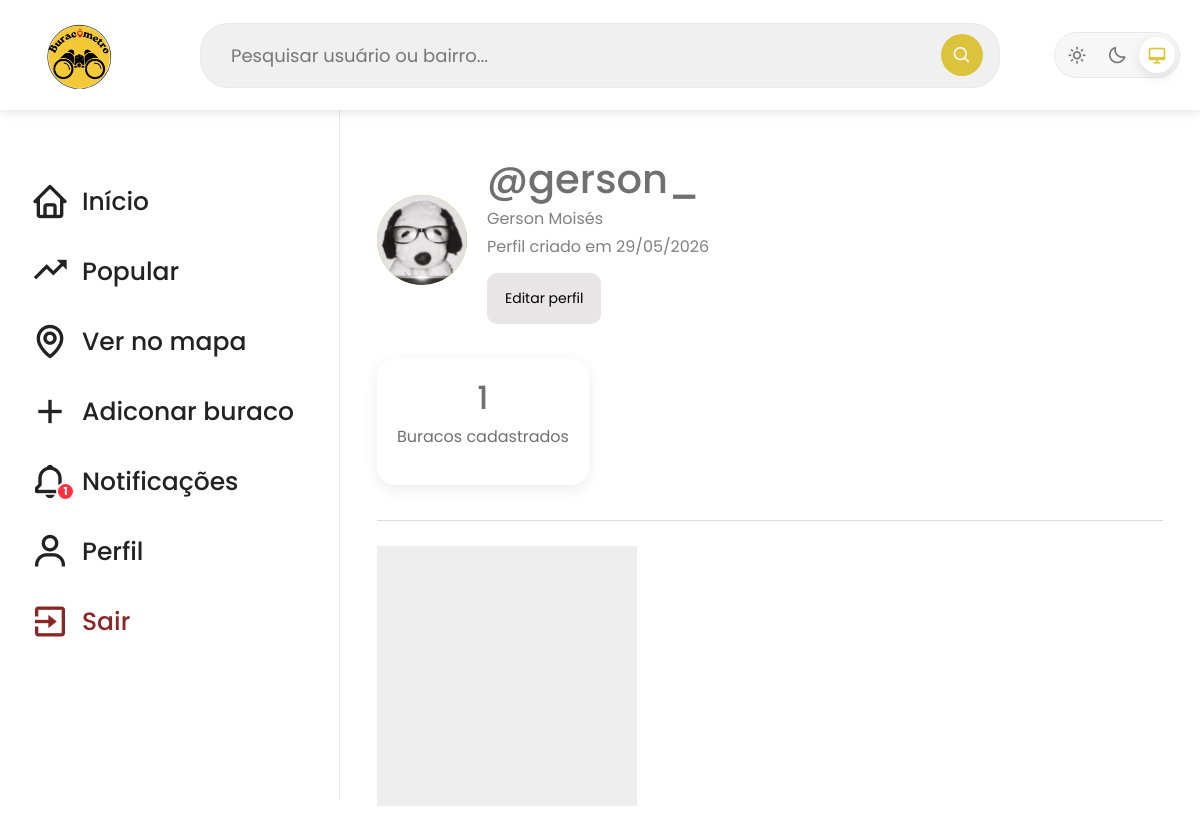
The app's page /perfil/ (signed in) with its own data.
### usuarios/models.py (models this page shows, shortened)
class CustomUser(AbstractUser):
    date_of_birth = models.DateField(null=True, blank=True)
    name = models.CharField(max_length=255, null=True, blank=True)
    foto = models.ImageField(upload_to='perfis/', null=True, blank=True)
    postagens_removidas_por_reporte = models.PositiveIntegerField(default=0)
    objects = UserManager()
    @property
    def verificado(self):
        if self.is_staff or self.is_superuser or self.postagens_removidas_por_reporte > 0:
            return False
        from buracos.models import Buraco
        buracos = Buraco.objects.filter(usuario=self)
        return (
            buracos.count() >= 5
            and buracos.filter(status=Buraco.STATUS_ARRUMADO).exists()
        )

### buracos/models.py (models this page shows, shortened)
class Buraco(models.Model):
    STATUS_NAO_ARRUMADO = "nao_arrumado"
    STATUS_EM_OBRA = "em_obra"
    STATUS_ARRUMADO = "arrumado"
    STATUS_CHOICES = [
        (STATUS_NAO_ARRUMADO, "Ainda nao foi arrumado"),
        (STATUS_EM_OBRA, "Em obra"),
        (STATUS_ARRUMADO, "Ja arrumado"),
    ]
    titulo = models.CharField(max_length=255)
    descricao = models.TextField()
    local = models.CharField(max_length=255)
    endereco = models.CharField(max_length=255)
    url_imagem = models.URLField(blank=True, null=True)
    imagem = models.ImageField(upload_to='buracos/', null=True, blank=True)
    tamanho = models.SmallIntegerField(default=1)
    status = models.CharField(
        max_length=20,
        choices=STATUS_CHOICES,
        default=STATUS_NAO_ARRUMADO
    )
    data_atual = models.DateTimeField(auto_now_add=True)
    created_at = models.DateTimeField(auto_now_add=True)  # Data e hora de criação (preenchido automaticamente)
    updated_at = models.DateTimeField(auto_now=True)  # Data e hora de última atualização (atualizado automaticamente)
    usuario = models.ForeignKey(settings.AUTH_USER_MODEL, on_delete=models.CASCADE, null=True, blank=True)
    @property
    def tamanho_nome(self):
        tamanhos = {
            1: "Pequeno",
            2: "Médio",
            3: "Grande",
            4: "Gigante",
        }
        return tamanhos.get(self.tamanho, "Pequeno")
    @property
    def status_nome(self):
        return dict(self.STATUS_CHOICES).get(self.status, "Ainda nao foi arrumado")
    @property
    def status_classe(self):
        return self.status.replace("_", "-")
    class Meta:
        indexes = [
            models.Index(fields=["-created_at"], name="buraco_created_idx"),
            models.Index(fields=["status", "-created_at"], name="buraco_status_created_idx"),
            models.Index(fields=["usuario", "-created_at"], name="buraco_usuario_created_idx"),
        ]

### usuarios/views.py (the view)
# urls.py: path('perfil/', perfilView, name='perfilView'),
@login_required
def perfilView(request):
    usuario = request.user
    total_buracos = Buraco.objects.filter(usuario=usuario).count()
    buracos = Buraco.objects.filter(usuario=usuario).select_related("usuario").prefetch_related(
        "likes",
        "comentarios__usuario",
        "comentarios__likes",
        "comentarios__respostas__usuario",
        "comentarios__respostas__likes",
    ).order_by('-created_at')[:PERFIL_LIMIT]
    buracos = list(buracos)
    buracos_curtidos = set()
    if buracos:
        buracos_curtidos = set(
            Like.objects
            .filter(usuario=request.user, buraco_id__in=[buraco.id for buraco in buracos])
            .values_list("buraco_id", flat=True)
        )
    for buraco in buracos:
        buraco.curtido = buraco.id in buracos_curtidos
    return render(request, 'usuarios/perfil.html', {
        'usuario': usuario,
        'buracos': buracos,
        'total_buracos': total_buracos,
    })

### paginas/templatetags/cloudinary_images.py (called while the page is built)
def _cloudinary_transform(url, transformation):
    if not url:
        return ""
    url = str(url)
    if "res.cloudinary.com" not in url or "/upload/" not in url:
        return url
    if f"/upload/{transformation}/" in url:
        return url
    return url.replace("/upload/", f"/upload/{transformation}/", 1)

@register.filter
def cloudinary_feed(url):
    return _cloudinary_transform(url, "f_auto,q_auto,c_limit,w_1100")

@register.filter
def cloudinary_thumb(url):
    return _cloudinary_transform(url, "f_auto,q_auto,c_fill,w_420,h_420")

@register.filter
def cloudinary_avatar(url):
    return _cloudinary_transform(url, "f_auto,q_auto,c_fill,g_face,w_160,h_160")

### principal/context_processors.py (called while the page is built)
def notificacoes_nao_lidas(request):
    if not request.user.is_authenticated:
        return {"notificacoes_nao_lidas": 0}
    return {
        "notificacoes_nao_lidas": Notificacao.objects.filter(
            destinatario=request.user,
            lida=False
        ).count()
    }

### usuarios/templates/usuarios/perfil.html (shortened to what this page needs)
{% extends 'principal/principal.html' %}
{% load static cloudinary_images %}
{% block content %}
<div class="perfil-container">
    <div class="perfil-header">
        <div class="perfil-avatar">
            {% if usuario.foto %}
                <img src="{{ usuario.foto.url|cloudinary_avatar }}" alt="Foto de perfil">
            {% else %}
                {{ usuario.username|slice:":1"|upper }}
            {% endif %}
        </div>
        <div>
            <h1>
                @{{ usuario.username }}
            </h1>
            <p>{{ usuario.name }}</p>
            <p>
                Perfil criado em {{ usuario.date_joined|date:"d/m/Y" }}
            </p>
            <a href="{% url 'editarPerfilView' %}" class="btn-editar-perfil">
                Editar perfil
            </a>
        </div>
    </div>
    <div class="perfil-stats">
        <div class="stat-card">
            <h2>{{ total_buracos }}</h2>
            <p>Buracos cadastrados</p>
        </div>
    </div>
    <hr>
    <div class="explorar-grid perfil-grid">
    {% for buraco in buracos %}
        <a
            href="{% url 'detalheBuracoView' buraco.id %}"
            class="explorar-item"
            data-index="{{ forloop.counter0 }}"
            data-id="{{ buraco.id }}"
            data-descricao="{{ buraco.descricao }}"
            data-tamanho="{{ buraco.tamanho_nome }}"
            data-status-valor="{{ buraco.status }}"
            data-status="{{ buraco.status_nome }}"
            data-status-classe="{{ buraco.status_classe }}"
            data-likes="{{ buraco.likes.count }}"
            data-comentarios="{{ buraco.comentarios.count }}"
            data-curtido="{% if buraco.curtido %}true{% else %}false{% endif %}"
            data-username="{{ usuario.username }}"
            data-nome="{{ usuario.name }}"
            data-admin="{% if usuario.is_staff or usuario.is_superuser %}true{% else %}false{% endif %}"
            data-verificado="{% if usuario.verificado %}true{% else %}false{% endif %}"
            data-imagem-url="{% if buraco.imagem %}{{ buraco.imagem.url|cloudinary_feed }}{% endif %}"
            data-endereco="{{ buraco.endereco }}"
            data-like-url="{% url 'curtirBuraco' buraco.id %}"
            data-comentar-url="{% url 'comentarBuraco' buraco.id %}"
            data-reportar-url="{% url 'reportarBuraco' buraco.id %}"
            data-status-url="{% url 'atualizarStatusBuraco' buraco.id %}"
            data-excluir-url="{% url 'excluirBuraco' buraco.id %}"
            data-pode-excluir="true">
            {% if buraco.imagem %}
                <img src="{{ buraco.imagem.url|cloudinary_thumb }}" alt="{{ buraco.titulo }}" loading="lazy" decoding="async">
            {% elif buraco.url_imagem %}
                <img src="{% static 'image-users/' %}{{ buraco.url_imagem }}" alt="{{ buraco.titulo }}" loading="lazy" decoding="async">
            {% endif %}
        </a>
        {% empty %}
            <p class="empty-feed">Você ainda não cadastrou nenhum buraco.</p>
        {% endfor %}
    </div>
</div>
{% endblock %}

### paginas/static/paginas/css/principal.css (style rules this page uses)
* { font-family: "Poppins", sans-serif; margin:0; padding: 0; box-sizing: border-box; }
:root { --espacamanto-conteudo: 50px; --body-color:#ffffff; --sidebar-color: #ffffff; --header-color: #ffffff; --card-color: #ffffff; --surface-color: #f7f7f8; --surface-strong-color: #f1f3f5; --border-color: #e9e9e9; --primary-color: #d8bc1fdc; --primary-color-light: #f6f5ff; --togle-color:#DDDD; --heading-color: #222222; --text-color: #707070; --muted-text-color: #777777; --shadow-color: rgba(0,0,0,0.12); --input-color: #ffffff; --search-color: #adaaaa2d; --search-text-color: #222222; --tran-03: all 0.2s ease; --tran-03: all 0.3s ease; --tran-04: all 0.4s ease; --tran-05: all 0.5s ease; }
body { min-height: 100vh; background-color: var(--body-color); color: var(--text-color); }
.perfil-container { max-width: 850px; margin: 0 auto; padding: 25px; }
.perfil-header { display: flex; align-items: center; gap: 20px; margin-bottom: 35px; }
.perfil-avatar { width: 90px; height: 90px; border-radius: 50%; background-color: #d8bc1fdc; color: white; display: flex; align-items: center; justify-content: center; font-size: 38px; font-weight: bold; }
.perfil-header h1 { margin: 0; }
.perfil-header p { color: gray; margin: 4px 0; }
.perfil-stats { display: flex; gap: 20px; margin-bottom: 35px; }
.stat-card { background-color: white; padding: 20px; border-radius: 18px; box-shadow: 0 4px 15px rgba(0,0,0,0.08); min-width: 200px; text-align: center; }
.perfil-avatar img, .avatar img { width: 100%; height: 100%; object-fit: cover; border-radius: 50%; }
.btn-editar-perfil { display: inline-block; margin-top: 10px; padding: 15px 18px; border-radius: 10px; background-color: rgba(219, 215, 215, 0.651); color: rgb(0, 0, 0); text-decoration: none; font-size: 14px; }
.perfil-grid { margin-top: 25px; }
.perfil-container .explorar-grid { display: grid; grid-template-columns: repeat(3, 1fr); gap: 3px; }
.perfil-container .explorar-item { position: relative; aspect-ratio: 1 / 1; overflow: hidden; background-color: #eee; text-decoration: none; }
.perfil-container .explorar-item img { width: 100%; height: 100%; object-fit: cover; display: block; }

### records on screen
CustomUser: foto|cloudinary_avatar (picture), username "gerson_", name "Gerson Moisés", date_joined "29/05/2026"
Buraco: imagem|cloudinary_thumb (picture)

### other values on screen
{{ notificacoes_nao_lidas }} "1"
{{ total_buracos }} "1"
